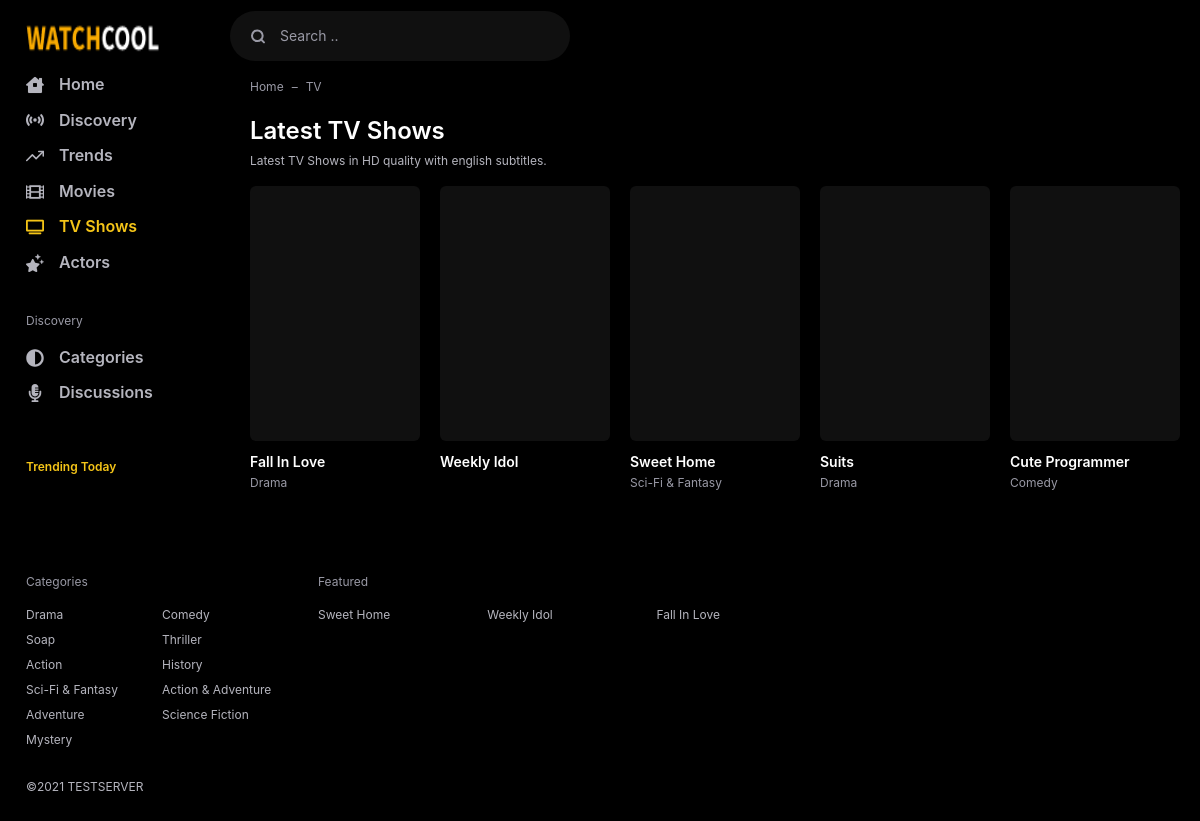
Screenshot of /tvs/ with the database file from the repository.
### webapp/models/tv.py (models this page shows, shortened)
class TV(AbsShow):
    media_type=models.CharField(default="TV",max_length=2)
    class Meta:
        ordering = ("-added_on","-release_date",)
        verbose_name_plural = "TV Shows"
        db_table = "tv"

### webapp/models/common.py (models this page shows, shortened)
class Genre(models.Model):
    movie = models.ManyToManyField(Movie,related_name="genre",related_query_name="has_genre")
    tv = models.ManyToManyField(TV,related_name="genre",related_query_name="has_genre")
    name = models.CharField(max_length=20,unique=True)
    color = models.CharField(max_length=9,null=True,blank=True,default=generateRandomColor,editable=True)

### webapp/views.py (the view)
# urls.py: path("tvs/",cache_page(CACHE_TIME)(views.TVList.as_view()),name="tv_list"),
class TVList(ListView):
    model = TV
    template_name = "webapp/show_list.html"
    context_object_name = 'shows'
    paginate_by = 40
    def get_queryset(self):
        return self.model.objects.filter(published=True)
    def get_context_data(self, **kwargs):
        context = super().get_context_data(**kwargs)
        context["currentPage"] = "tvs"
        title = f"List all TV Shows | {self.request.get_host()}"
        context["title"] = title
        context["description"] = title
        return context

### adminDashboard/templatetags/classname.py (called while the page is built)
@register.filter(name="getClassName")
def getClassName(value):
    return value.__class__.__name__

### webapp/context_processors.py (called while the page is built)
def tvsViewin(days,get):
    return ViewLog.objects.filter(movie=None,
        viewed_on__date__gte=(datetime.date.today()-datetime.timedelta(days=days))).values(
        "tv",
        slug = F("tv__slug"),
        title=F("tv__title"),
        themoviedb_id = F("tv__themoviedb_id"),
        original_title = F("tv__original_title"),
        imdb_id = F("tv__imdb_id"),
        trailer = F("tv__trailer"),
        published = F("tv__published"),
        runtime = F("tv__runtime"),
        added_on = F("tv__added_on"),
        updated_on = F("tv__updated_on"),
        media_type = F("tv__media_type"),
        poster_path=F("tv__poster_path"),
        overview=F("tv__overview"),
        vote_average=F("tv__vote_average"),
        backdrop_path=F("tv__backdrop_path"),
        release_date=F("tv__release_date"),
        ).annotate(views=Count("tv")).order_by()[:get]

def config(request):
    data = cache.get_many(KEYS)
    if not data:
        data = cache_context()
        cache.set_many(data,settings.CACHE_TIME)
    return data

### webapp/templates/webapp/show_list.html (shortened to what this page needs)
{% extends 'webapp/_base.html' %}
{% load static %}
{% block content %}
<div class="app-content">
    <nav>
        <ol class="breadcrumb">
            <li class="breadcrumb-item"><a href="{% url 'app_webapp:home' %}">
                    Home</a></li>
            <li class="breadcrumb-item active">
                {% if currentPage == 'tvs' %}
                TV
                {% elif currentPage == 'movies' %}
                Movie
                {% elif currentPage == 'category' %}
                Category
                {% elif currentPage == 'discovery' %}
                Discovery
                {% endif %}
            </li>
        </ol>
    </nav>
    <div class="d-flex">
        <div class="app-content">
            <div class="app-section">
                <div class="mb-3">
                    <div class="text-24 text-white font-weight-bold">
                        {% if currentPage == 'tvs' %}
                        Latest
                        TV Shows
                        {% elif currentPage == 'movies' %}
                        Latest
                        Movies
                        {% elif currentPage == 'category' %}
                        {{category}}
                        {% elif currentPage == 'discovery' %}
                        Discovery
                        {% endif %}
                    </div>
                    <div class="subtext text-12">
                        Latest
                        {% if currentPage == 'tvs' %}
                        TV Shows
                        {% elif currentPage == 'movies' %}
                        Movies
                        {% elif currentPage == 'category'  %}
                        {{category}} TV Shows and Movies
                        {% elif currentPage == 'discovery' %}
                        TV Shows and Movies
                        {% endif %}
                        in HD quality with english subtitles. </div>
                </div>
                <div class="row row-cols-md-5 row-cols-2">
                    {% for show in shows %}
                        {% include 'webapp/includes/show.html' with show=show only %}
                    {% endfor %}
                </div>
            </div>
        </div>
    </div>
</div>
{% endblock content %}

### webapp/templates/webapp/_base.html (shortened to what this page needs)
<!DOCTYPE html> {% load static %}
<html lang="en">
<head>
    <link as="style" media="all" rel="stylesheet preload prefetch" href="{% static 'webapp/css/app.css' %}"
        type="text/css" />
</head>
<body>
    <div class="container">
        <div class="app">
            <div class="app-header">
                <div class="navbar navbar-expand-lg">
                    <div class="app-navbar">
                        <a href="{% url 'app_webapp:home' %}" class="navbar-brand">
                            <img src="{{logo.url}}" alt="{{title}}" width="134" height="40">
                        </a>
                    </div>
                    <form class="header-search input-group d-md-block d-none" method="post"
                        action="{% url 'app_webapp:search' %}" id="navbarToggler">
                        <div class="typeahead__container app-search">
                            <div class="typeahead__field">
                                <div class="typeahead__query">
                                    <label for="search-input" class="btn px-0 mb-0" aria-label="Search">
                                        <svg class="icon">
                                            <use
                                                xlink:href="{% static 'webapp/public/assets/img/sprite.svg' %}#search" />
                                        </svg>
                                    </label>
                                    <input class="video-search form-control" name="q" type="text" id="search-input"
                                        placeholder="Search .." autocomplete="off">
                                </div>
                            </div>
                        </div>
                    </form>
                </div>
            </div>
            <div class="app-wrapper">
                <div class="app-aside nav-aside" id="aside">
                    <ul class="nav">
                        <li class="{% if currentPage == 'home' %}active{% endif %}">
                            <a href="{% url 'app_webapp:home' %}">
                                <svg class="nav-icon">
                                    <use xlink:href="{% static 'webapp/public/assets/img/sprite.svg' %}#house" />
                                </svg> Home
                            </a>
                        </li>
                        <li class="{% if currentPage == 'discovery' %}active{% endif %}">
                            <a href="{% url 'app_webapp:discovery' %}">
                                <svg class="nav-icon">
                                    <use xlink:href="{% static 'webapp/public/assets/img/sprite.svg' %}#discovery" />
                                </svg> Discovery
                            </a>
                        </li>
                        <li class="{% if currentPage == 'trends' %}active{% endif %}">
                            <a href="{% url 'app_webapp:trends' %}">
                                <svg class="nav-icon">
                                    <use xlink:href="{% static 'webapp/public/assets/img/sprite.svg' %}#trend" />
                                </svg> Trends
                            </a>
                        </li>
                        <li class="{% if currentPage == 'movies' %}active{% endif %}">
                            <a href="{% url 'app_webapp:movie_list' %}">
                                <svg class="nav-icon">
                                    <use xlink:href="{% static 'webapp/public/assets/img/sprite.svg' %}#film" />
                                </svg> Movies
                            </a>
                        </li>
                        <li class="{% if currentPage == 'tvs' %}active{% endif %}">
                            <a href="{% url 'app_webapp:tv_list' %}">
                                <svg class="nav-icon">
                                    <use xlink:href="{% static 'webapp/public/assets/img/sprite.svg' %}#tv" />
                                </svg> TV Shows
                            </a>
                        </li>
                        <li class="{% if currentPage == 'actors' %}active{% endif %}">
                            <a href="{% url 'app_webapp:actor_list' %}">
                                <svg class="nav-icon">
                                    <use xlink:href="{% static 'webapp/public/assets/img/sprite.svg' %}#actors" />
                                </svg> Actors
                            </a>
                        </li>
                        <li class="nav-header">
                            Discovery
                        </li>
                        <li>
                            <a href="{% url 'app_webapp:category' %}">
                                <svg class="nav-icon">
                                    <use xlink:href="{% static 'webapp/public/assets/img/sprite.svg' %}#categories" />
                                </svg> Categories
                            </a>
                        </li>
                        <li>
                            <a href="{% url 'app_webapp:discussions' %}">
                                <svg class="nav-icon">
                                    <use xlink:href="{% static 'webapp/public/assets/img/sprite.svg' %}#discussion" />
                                </svg> Discussions
                            </a>
                        </li>
                    </ul>
                    <ul class="nav-trend d-none d-lg-block">
                        <li class="nav-header">Trending Today</li>
                    </ul>
                </div>
                <div class="app-container flex-fill">
                    <div class="container">
                        {% block content %} {% endblock content %}
                    </div>
                </div>
            </div>
            <div class="app-footer">
                <div class="row">
                    <div class="col-md-3">
                        <div class="footer-nav">
                            <div class="nav-head">
                                Categories
                            </div>
                            <div class="nav-col-2">
                                {% for genre in genres %}
                                <a href="{% url 'app_webapp:category' genre.name %}"
                                    title="{{genre.name}}">{{genre.name}}</a>
                                {% endfor %}
                            </div>
                        </div>
                    </div>
                    <div class="col-md-6">
                        <div class="footer-nav">
                            <div class="nav-head">
                                Featured
                            </div>
                            <div class="nav-col-3">
                                {% for show in featured %}
                                <a href="{% url 'app_webapp:tv_detail' show.slug %}"
                                    title="{{show.title}}">{{show.title}}</a>
                                {% endfor %}
                            </div>
                        </div>
                    </div>
                    <div class="col-md-12">
                    </div>
                    <div class="col-md-12 text-12">
                        <div class="row">
                            <div class="col-md-8">
                                <div class="my-2">©{% now 'Y' %} {{request.get_host|upper}} </div>
                            </div>
                        </div>
                    </div>
                </div>
            </div>
        </div>
    </div>
</body>
</html>

### webapp/templates/webapp/includes/show.html (shortened to what this page needs)
{% load static classname %}
<div class="col">
    <div class="list-movie">
        <a href="
        {% if show|getClassName|lower == 'tv' %}
            {% url 'app_webapp:tv_detail' show.slug %}
        {% else %}
            {% url 'app_webapp:movie_detail' show.slug %}
        {% endif %}
        " class="list-media">
            <div class="list-media-attr">
            </div>
            <div class="media media-cover" data-src="{{show.poster_path}}"></div>
        </a>
        <div class="list-caption">
            <a href="
            {% if show|getClassName|lower == 'tv' %}
                {% url 'app_webapp:tv_detail' show.slug %}
            {% else %}
                {% url 'app_webapp:movie_detail' show.slug %}
            {% endif %}
            " class="list-title">{{show.title}}</a>
            {% with genre=show.genre.all.0 %}
                {% if genre %}
                    <a href="{% url 'app_webapp:category' genre.name %}" class="list-category">{{genre.name}}</a>
                {% endif %}
            {% endwith %}
        </div>
    </div>
</div>

### rows the page displays
TV: title "Fall In Love", genre.all.0.name "Drama"
TV: title "Weekly Idol"
TV: title "Sweet Home", genre.all.0.name "Sci-Fi & Fantasy"
TV: title "Suits", genre.all.0.name "Drama"
TV: title "Cute Programmer", genre.all.0.name "Comedy"
Genre: name "Drama"
Genre: name "Comedy"
Genre: name "Soap"
Genre: name "Thriller"
Genre: name "Action"
Genre: name "History"
Genre: name "Sci-Fi & Fantasy"
Genre: name "Action & Adventure"
Genre: name "Adventure"
Genre: name "Science Fiction"
Genre: name "Mystery"

### other values shown
{{ request.get_host|upper }} "TESTSERVER"
